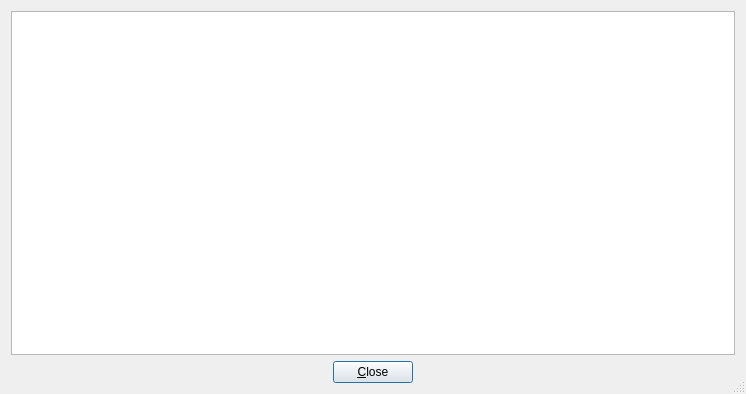
<?xml version="1.0" encoding="UTF-8"?>
<ui version="4.0">
 <class>TestDialog</class>
 <widget class="QDialog" name="TestDialog">
  <property name="geometry">
   <rect>
    <x>0</x>
    <y>0</y>
    <width>746</width>
    <height>394</height>
   </rect>
  </property>
  <property name="windowTitle">
   <string>Email test</string>
  </property>
  <property name="sizeGripEnabled">
   <bool>true</bool>
  </property>
  <layout class="QVBoxLayout" name="verticalLayout">
   <item>
    <widget class="QTextEdit" name="logTextEdit">
     <property name="readOnly">
      <bool>true</bool>
     </property>
    </widget>
   </item>
   <item>
    <layout class="QHBoxLayout" name="horizontalLayout">
     <item>
      <spacer name="horizontalSpacer">
       <property name="orientation">
        <enum>Qt::Horizontal</enum>
       </property>
       <property name="sizeHint" stdset="0">
        <size>
         <width>40</width>
         <height>20</height>
        </size>
       </property>
      </spacer>
     </item>
     <item>
      <widget class="QPushButton" name="closeButton">
       <property name="enabled">
        <bool>true</bool>
       </property>
       <property name="text">
        <string>&amp;Close</string>
       </property>
      </widget>
     </item>
     <item>
      <spacer name="horizontalSpacer_2">
       <property name="orientation">
        <enum>Qt::Horizontal</enum>
       </property>
       <property name="sizeHint" stdset="0">
        <size>
         <width>40</width>
         <height>20</height>
        </size>
       </property>
      </spacer>
     </item>
    </layout>
   </item>
  </layout>
 </widget>
 <resources/>
 <connections>
  <connection>
   <sender>closeButton</sender>
   <signal>clicked()</signal>
   <receiver>TestDialog</receiver>
   <slot>close()</slot>
   <hints>
    <hint type="sourcelabel">
     <x>392</x>
     <y>376</y>
    </hint>
    <hint type="destinationlabel">
     <x>450</x>
     <y>376</y>
    </hint>
   </hints>
  </connection>
 </connections>
</ui>
